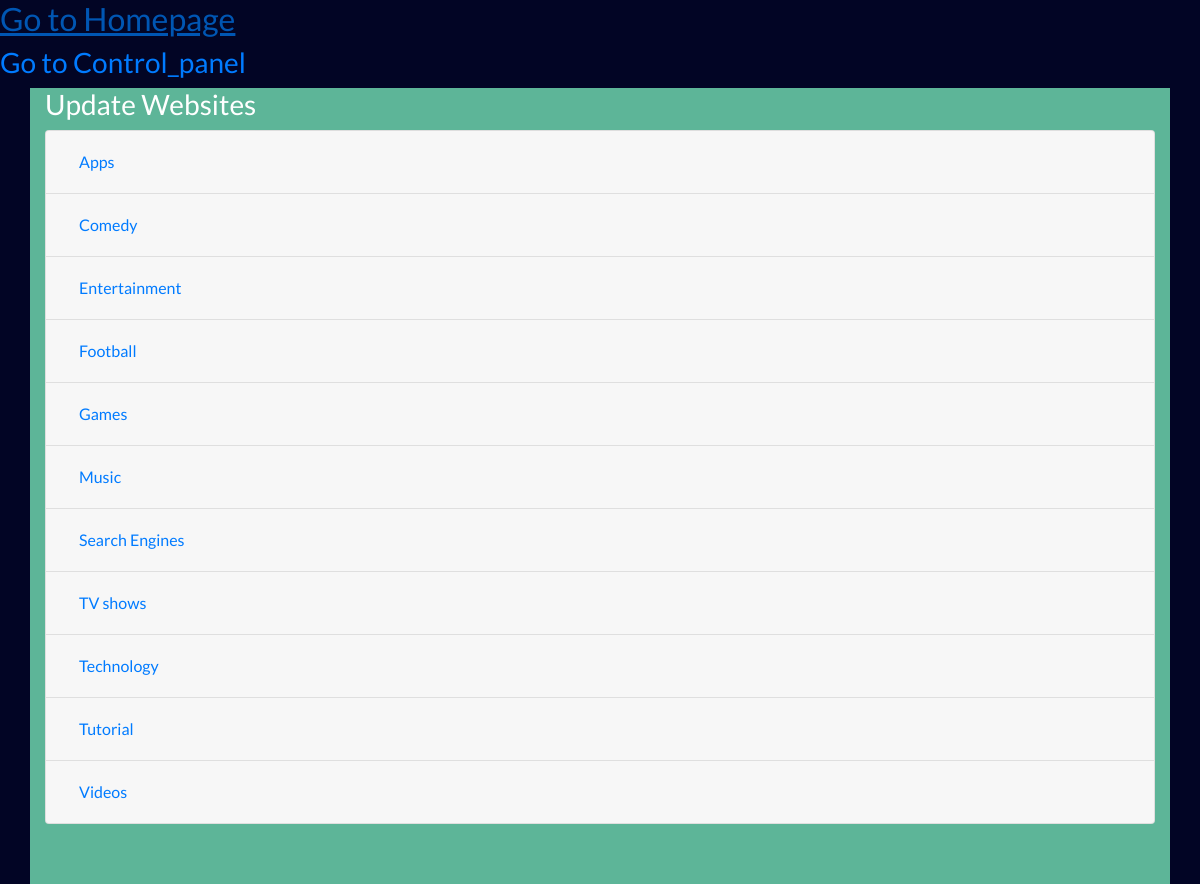
Page /update_single_website/ (signed in) on the earlier database version.
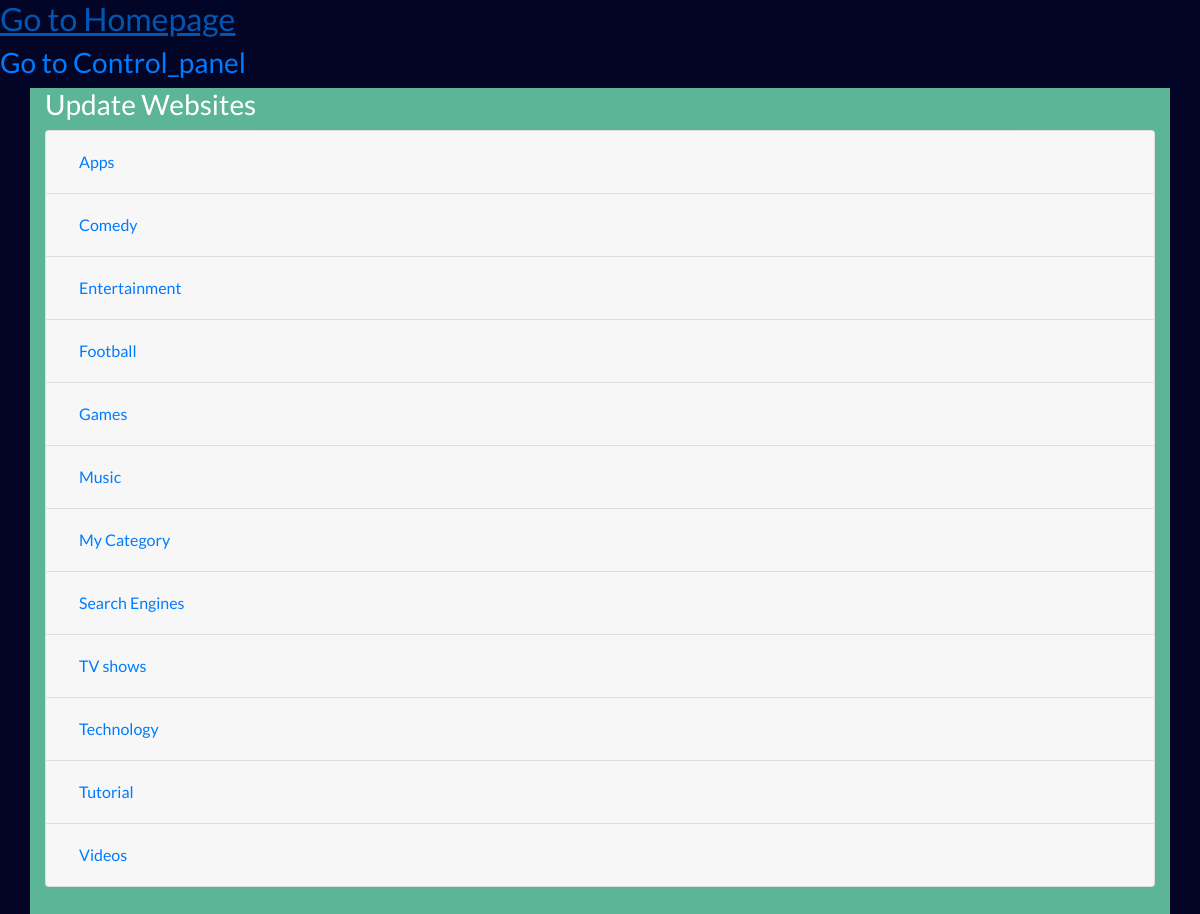
Same page on the later database version.
### Websites/models.py (models this page shows, shortened)
class Categories(models.Model):
	LIST_CHOICES = (
	('OL','Numbered List'),
	('UL','List')
	)
	List_Type = models.CharField(max_length=2,choices=LIST_CHOICES,default='UL')
	icon = models.ImageField(help_text="Select image to upload",upload_to = 'categories',null=True,blank=True)
	category = models.CharField(max_length=500)
	sub_categories = models.ManyToManyField(Sub_Categories,related_name="categories")
	class Meta:
		ordering = ['category']

### Websites/views.py (the view)
		 def permission_request(request):
		 	if request.user.has_perm(permission_name):
		 		return func(request)
		 	else:
		 		raise Http404

### Websites/views.py (called while the page is built)
def permission(permission_name):
	def function(func):
		 def permission_request(request):
		 	if request.user.has_perm(permission_name):
		 		return func(request)
		 	else:
		 		raise Http404
		 return permission_request
	return function

@permission('Websites.update_websites')
def update_single_website_select(request):
	category = Categories.objects.all()
	context = {"categories":category,}
	return render(request,"home/update_single_website_select.html",context)

### Websites/templates/home/update_single_website_select.html (shortened to what this page needs)
{% extends 'home/index.html' %}
{% block nav %}
<h2 style="color:#131D06;">
	<a href="{% url 'home' %}">Go to Homepage</a>
</h2>
<h3 style="color:#131D06;">
	<a href="{% url 'control_panel' %}">Go to Control_panel</a>
</h3>
{% endblock %}
{% block content %}
<div class="container body2">
<div class="row">
	<div class="col-12 col-sm-12 ">
		<h3>Update Websites</h3>
		<div class="accordion" id="website-accordion">
		 {% for category in categories %}
		 <div class="card"> <div class="card-header" id="headingThree"> <h5 class="mb-0"> <button class="btn btn-link collapsed" type="button" data-toggle="collapse" data-target="#{{category.category|slugify}}{{category.pk}}" aria-expanded="false" aria-controls="{{category.category|slugify}}{{category.pk}}"> {{category.category}}</button> </h5> </div>
		  </div>
		 {% endfor %}
		  </div>
			  </div>
	</div>
</div>
{% endblock %}

Differences in the rows shown:
added Categories: category "My Category"
